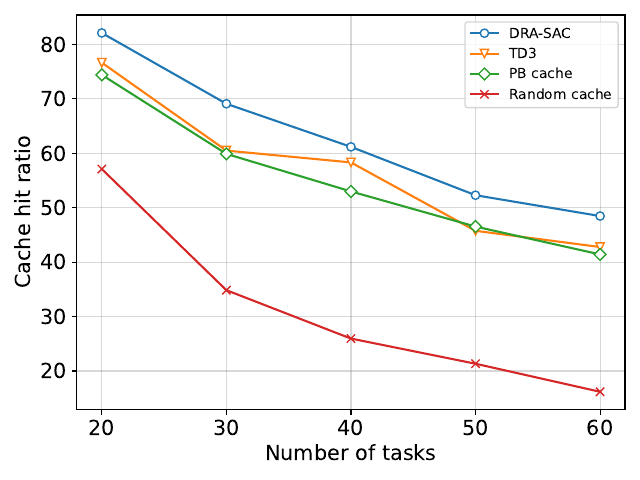

The Python source for this figure:
import numpy as np
import matplotlib.pyplot as plt

SAC_dmax = []
SAC = []
SAC.append(np.load("../../SAC/task_num/10_20_0.2_0.05/hit_ratio.npy"))
SAC.append(np.load("../../SAC/task_num/10_30_0.2_0.05/hit_ratio.npy"))
SAC.append(np.load("../../SAC/task_num/10_40_0.2_0.05/hit_ratio.npy"))
SAC.append(np.load("../../SAC/task_num/10_50_0.2_0.05/hit_ratio.npy"))
SAC.append(np.load("../../SAC/task_num/10_60_0.2_0.05/hit_ratio.npy"))

for i in range(5):
    SAC_dmax.append(np.mean(SAC[i][-50:]))

TD3_dmax = []
TD3 = []
TD3.append(np.load("../../TD3/task_num/10_20_0.2_0.05/hit_ratio.npy"))
TD3.append(np.load("../../TD3/task_num/10_30_0.2_0.05/hit_ratio.npy"))
TD3.append(np.load("../../TD3/task_num/10_40_0.2_0.05/hit_ratio.npy"))
TD3.append(np.load("../../TD3/task_num/10_50_0.2_0.05/hit_ratio.npy"))
TD3.append(np.load("../../TD3/task_num/10_60_0.2_0.05/hit_ratio.npy"))

for i in range(5):
    TD3_dmax.append(np.mean(TD3[i][-50:]))

PB_cache_dmax = []
PB_cache = []
PB_cache.append(np.load("../../SAC_PB_cache/task_num/10_20_0.2_0.05/hit_ratio.npy"))
PB_cache.append(np.load("../../SAC_PB_cache/task_num/10_30_0.2_0.05/hit_ratio.npy"))
PB_cache.append(np.load("../../SAC_PB_cache/task_num/10_40_0.2_0.05/hit_ratio.npy"))
PB_cache.append(np.load("../../SAC_PB_cache/task_num/10_50_0.2_0.05/hit_ratio.npy"))
PB_cache.append(np.load("../../SAC_PB_cache/task_num/10_60_0.2_0.05/hit_ratio.npy"))


for i in range(5):
    PB_cache_dmax.append(np.mean(PB_cache[i][-50:]))

random_cache_dmax = []
random_cache = []
random_cache.append(np.load("../../SAC_random_cache/task_num/10_20_0.2_0.05/hit_ratio.npy"))
random_cache.append(np.load("../../SAC_random_cache/task_num/10_30_0.2_0.05/hit_ratio.npy"))
random_cache.append(np.load("../../SAC_random_cache/task_num/10_40_0.2_0.05/hit_ratio.npy"))
random_cache.append(np.load("../../SAC_random_cache/task_num/10_50_0.2_0.05/hit_ratio.npy"))
random_cache.append(np.load("../../SAC_random_cache/task_num/10_60_0.2_0.05/hit_ratio.npy"))

for i in range(5):
    random_cache_dmax.append(np.mean(random_cache[i][-50:]))

x = np.array([20, 30, 40, 50, 60])
l1, = plt.plot(x, SAC_dmax, marker='o', markerfacecolor='white')
l2, = plt.plot(x, TD3_dmax, marker='v', markerfacecolor='white')
l3, = plt.plot(x, PB_cache_dmax, marker='D', markerfacecolor='white')
l4, = plt.plot(x, random_cache_dmax, marker='x', markerfacecolor='white')

plt.xlabel("Number of tasks", fontsize=15)
plt.ylabel("Cache hit ratio", fontsize=15)
plt.xticks(np.arange(20, 61, 10), fontsize=15)
plt.yticks(fontsize=15)
plt.legend([l1, l2, l3, l4], ['DRA-SAC', 'TD3', 'PB cache', 'Random cache'], loc='best')
plt.grid(color='gray', alpha=0.3)
plt.tight_layout()
plt.savefig("task_num_cache.pdf", format="pdf")
plt.show()
